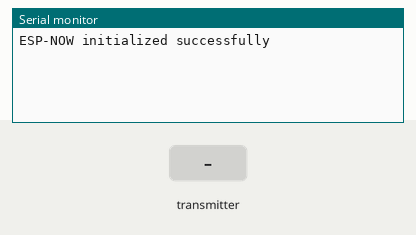
Bench run of a sketch on a simulated ESP32. Parts: the last lines printed to the serial monitor. The inputs (shaded band) are chosen by the test bench.

Above: at 1.2 s.
1.3 s: the transmitter starts sending temperature = 0
At 1.61 s:
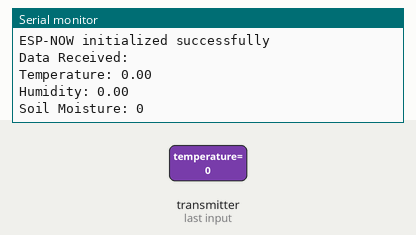
2.8 s: the transmitter starts sending humidity = 25
4.3 s: the transmitter starts sending soilMoisture = 1024
At 4.61 s:
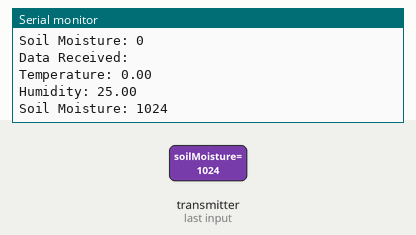
5.8 s: the transmitter starts sending temperature = 25
7.3 s: the transmitter starts sending humidity = 50
8.8 s: the transmitter starts sending soilMoisture = 2048
At 9.11 s:
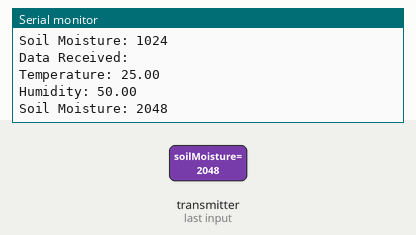
Timing chart, 0 to 11.3 s (numbered marks = the images above; inputs shaded):
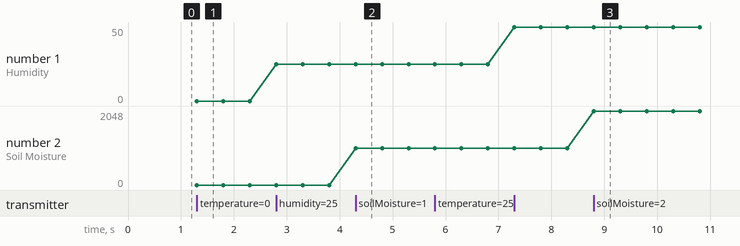

The sketch:

Slave.ino
```cpp
#include <esp_now.h>
#include <WiFi.h>
typedef struct struct_message {
  float temperature;
  float humidity;
  int soilMoisture;
} struct_message;

struct_message sensorData;

void InitESPNow() {
  WiFi.mode(WIFI_STA);
  WiFi.disconnect();
  if (esp_now_init() == ESP_OK) {
    Serial.println("ESP-NOW initialized successfully");
  } else {
    Serial.println("ESP-NOW initialization failed");
    ESP.restart();
  }
}

void OnDataRecv(const esp_now_recv_info *recvInfo, const uint8_t *data, int data_len) {
  memcpy(&sensorData, data, sizeof(sensorData));

  Serial.println("Data Received:");
  Serial.print("Temperature: ");
  Serial.println(sensorData.temperature);
  Serial.print("Humidity: ");
  Serial.println(sensorData.humidity);
  Serial.print("Soil Moisture: ");
  Serial.println(sensorData.soilMoisture);
}

void setup() {
  Serial.begin(115200);
  InitESPNow();
  esp_now_register_recv_cb(OnDataRecv);
}

void loop() {
  // Nothing to do in the loop
}
```

Measured:
- after the input at 1.3 s, the serial monitor: prints a new line at once (image 1)
- after the input at 4.3 s, the serial monitor: prints a new line at once (image 2)
- after the input at 8.8 s, the serial monitor: prints a new line at once (image 3)
- plotted number 1: 0 → 25 after the input at 2.8 s, 25 → 50 after the input at 7.3 s
- plotted number 2: 0 → 1024 after the input at 4.3 s, 1024 → 2048 after the input at 8.8 s
